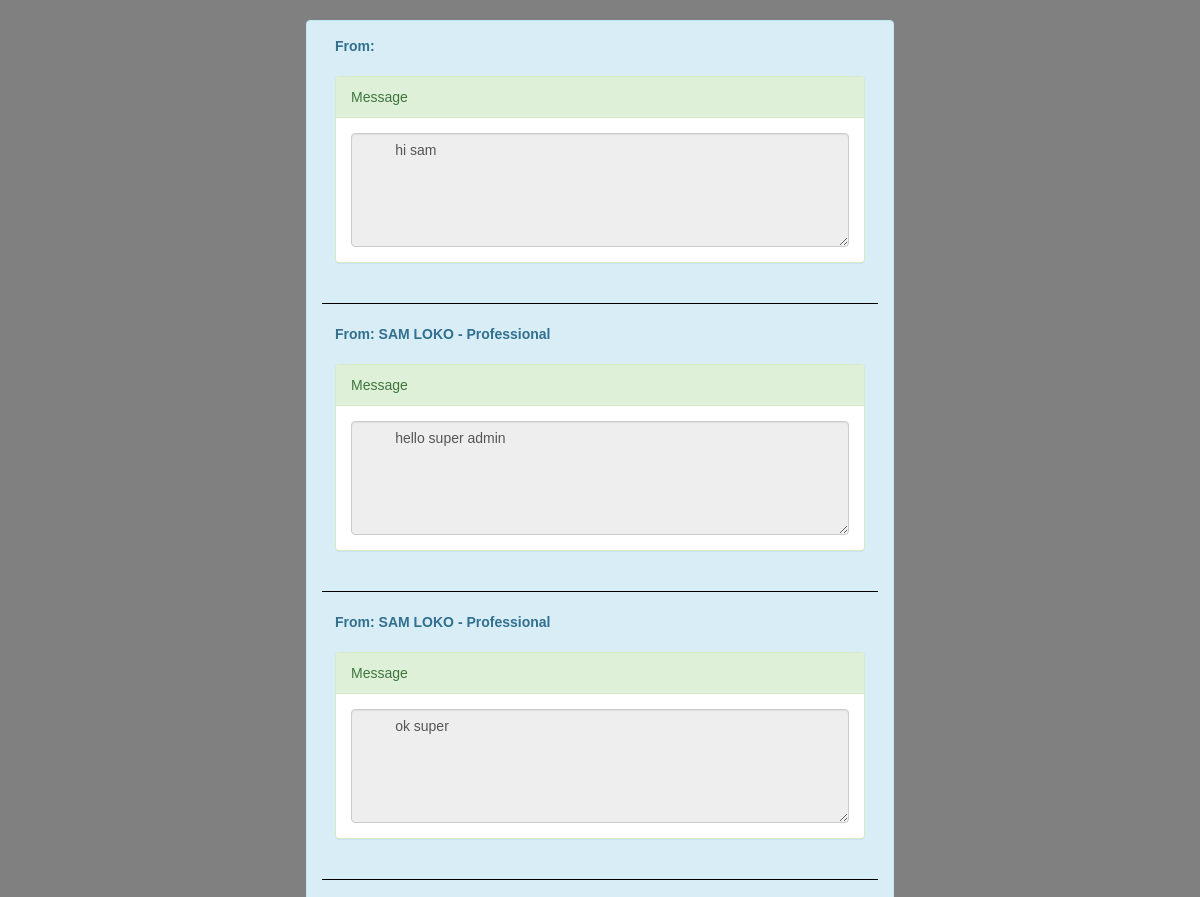
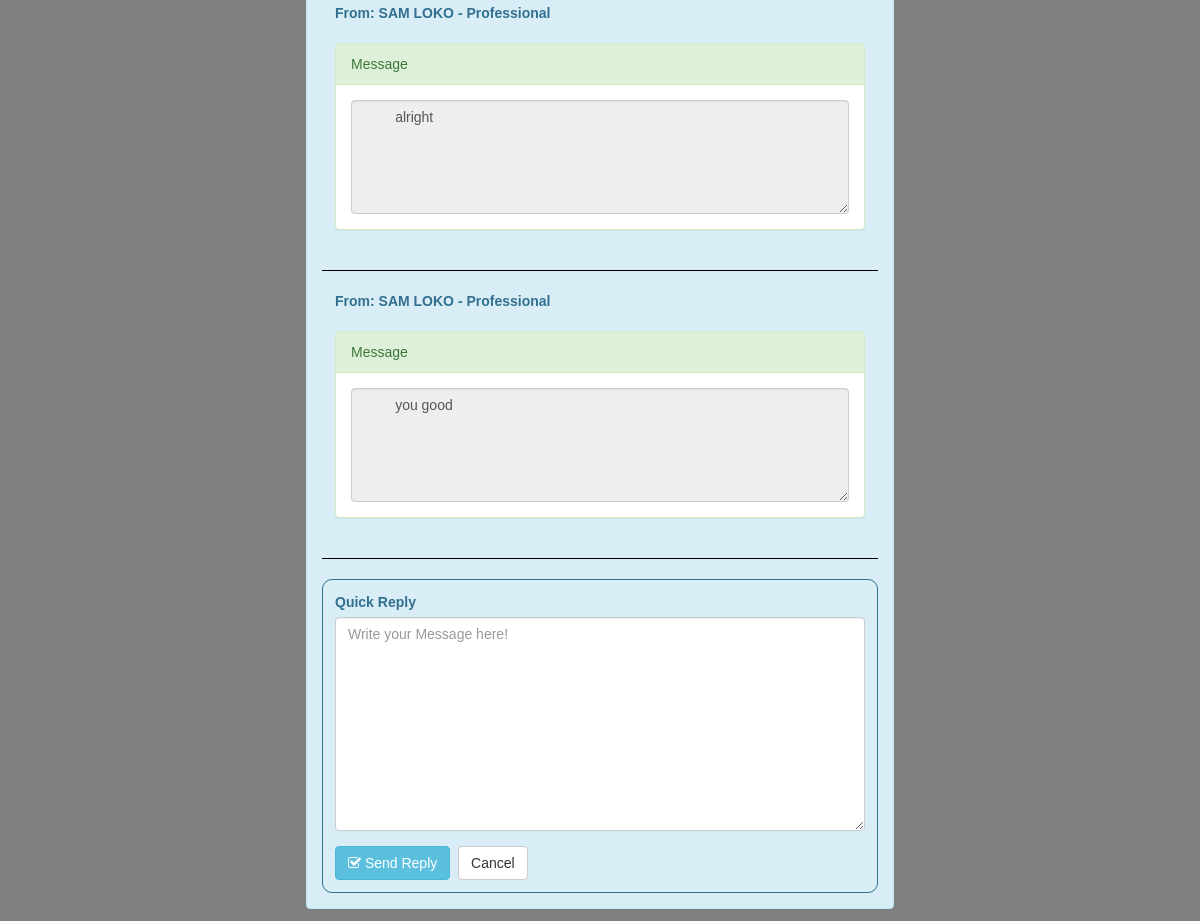
The page /admin/admin_forum/read_msg.php?id=107 on the database its author committed (2 pictures, top to bottom).
### tables this page shows
CREATE TABLE `message` (
  `message_id` int(11) NOT NULL,
  `message_content` text NOT NULL,
  `status` varchar(15) NOT NULL,
  `date_messaged` varchar(100) NOT NULL,
  `member_id` int(11) NOT NULL,
  `sender_id` varchar(15) NOT NULL,
  `access` varchar(100) NOT NULL,
  `delstatus` int(11) NOT NULL
);

CREATE TABLE `members` (
  `member_id` int(11) NOT NULL,
  `image` varchar(100) NOT NULL,
  `firstname` varchar(20) NOT NULL,
  `surname` varchar(20) NOT NULL,
  `phnnumber` varchar(100) NOT NULL,
  `sex` varchar(6) NOT NULL,
  `invite` varchar(100) NOT NULL,
  `date_of_birth` varchar(100) NOT NULL,
  `username` varchar(100) NOT NULL,
  `password` varchar(100) NOT NULL,
  `access` varchar(50) NOT NULL,
  `status` varchar(100) NOT NULL,
  `acct_status` varchar(100) NOT NULL,
  `topic_ctr` int(11) NOT NULL,
  `threads_ctr` int(11) NOT NULL,
  `replies_ctr` int(11) NOT NULL,
  `delstatus` int(11) NOT NULL
);

### admin/admin_forum/read_msg.php (the view, shortened to what this page needs)
<?php
include('header.php');
$msg_id=$_GET['id'];
?>
<br />
<body id="home">
<center>
<table><tr><td>
<div class="alert alert-info">
<?php
$conn->query("update message set status='Read' where message_id='$msg_id'");
$query = $conn->query("select * from message where message_id='$msg_id'") or die(mysql_error());
while ($row = $query->fetch())
{
$message_to=$row['member_id'];
$message_from=$row['sender_id'];
}
$msg_query = $conn->query("select * from message where member_id='$message_to' and sender_id='$message_from' or member_id='$message_from' and sender_id='$message_to' order by message_id ASC") or die(mysql_error());
while ($msg_row = $msg_query->fetch())
{
$message_content=$msg_row['message_content'];
$message_fromx=$msg_row['sender_id'];
$accessx=$msg_row['access'];
if($accessx=="Admin")
{
$query = $conn->query("select * from user where user_id='$message_fromx'") or die(mysql_error());
while ($row = $query->fetch())
{
$name= $row['fname']." ".$row['lname']." - Admin";
}
}
else
{
$query = $conn->query("select * from members where member_id='$message_fromx'") or die(mysql_error());
while ($row = $query->fetch())
{
$name= $row['firstname']." ".$row['surname']." - ".$row['access'];
}
}
?>
<center>
<table border="0" width="530">
<tr>
<td >
					<div class="form-group">
						<label for="exampleInputEmail1">From: <?php echo $name; ?></label>
					</div>
                       </td>
                      </tr>
                     </table>
                      <table border="0">
                       <tr>
                       <td width="530">
				 <div class="panel panel-success">
                                 <div class="panel-heading">
                             Message
                                 </div>
                                 	<div class="panel-body">
                                    <center>
                                    <table>
                                 <tr>
                                <td width="700">
                                  <textarea rows="5" readonly="true" class="form-control"> 	<?php  echo nl2br($message_content); ?></textarea>
                      </td>
                      </tr></table>
           </div>
       </div>
 </td></tr></table>
 <hr />
              <?php
		}
  ?>
 </center>
		  <form role="form" class="login_form" method="post" action="send_reply.php?id=<?php echo  $message_from; ?>" enctype="multipart/form-data">
                 <table border="0" width="530"><tr>
                      <table border="0">
                       <tr>
                       <td width="530">
					<div class="form-group">
						<label for="exampleInputPassword1">Quick Reply</label>
						 <textarea rows="10" name="msg" class="form-control" id="exampleInputPassword1" spellcheck="true" placeholder="Write your Message here!" required="true"></textarea>
					</div>
                      </td>
                      </tr>
                      <tr>
                      <td>
				 <button  class="btn btn-info"  ><i class="fa fa-check-square-o"></i> Send Reply</button>&nbsp; <a href="inbox.php" class="btn btn-default"  >Cancel</a>
                      </td>
                      </tr>
                      </table>
			</form>
       </div>
       </td>
       </tr>
       </table>
            </body>

### css/my_style.css (style rules this page uses)
body { font-family:'ProximaNova-Light',Helvetica,Arial,sans-serif !important; }
#home { background-attachment: fixed; background-color: grey; background-position: left 40px; background-repeat: no-repeat; }
#home hr { border-color:black !important; }
.login_form { padding: 12px; border-radius:10px; border:1px solid; }

### rows shown on the page
message: message_content "hi sam"
message: members.firstname+surname+access "SAM LOKO - Professional", message_content "hello super admin"
message: members.firstname+surname+access "SAM LOKO - Professional", message_content "ok super"
message: member.access "SAM LOKO - Professional", message_content "alright"
message: member.access "SAM LOKO - Professional", message_content "you good"
